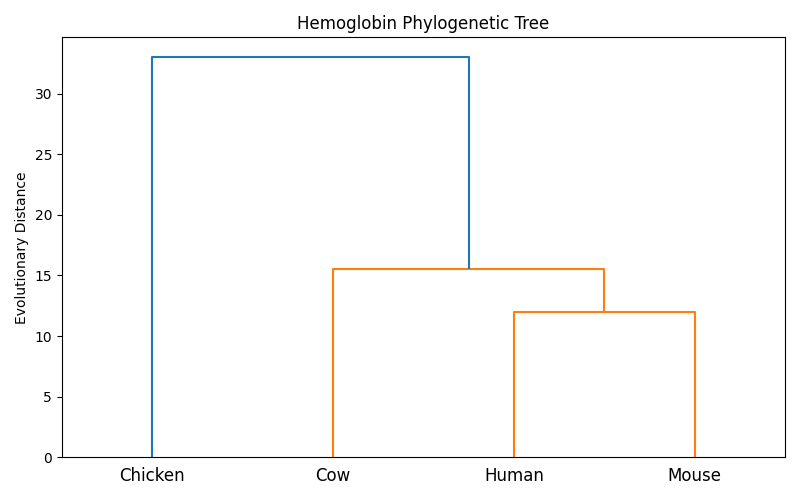

Source code (Python):
import matplotlib.pyplot as plt

from scipy.cluster.hierarchy import linkage
from scipy.cluster.hierarchy import dendrogram

# Distance data
distances = [
    12,  # Human-Mouse
    15,  # Human-Cow
    31,  # Human-Chicken
    16,  # Mouse-Cow
    33,  # Mouse-Chicken
    35   # Cow-Chicken
]

species = [
    "Human",
    "Mouse",
    "Cow",
    "Chicken"
]

# Build tree
Z = linkage(distances, method="average")

# Plot tree
plt.figure(figsize=(8,5))

dendrogram(
    Z,
    labels=species
)

plt.title("Hemoglobin Phylogenetic Tree")

plt.ylabel("Evolutionary Distance")

plt.tight_layout()

plt.savefig(
    "results/charts/phylogenetic_tree.png"
)

plt.show()
